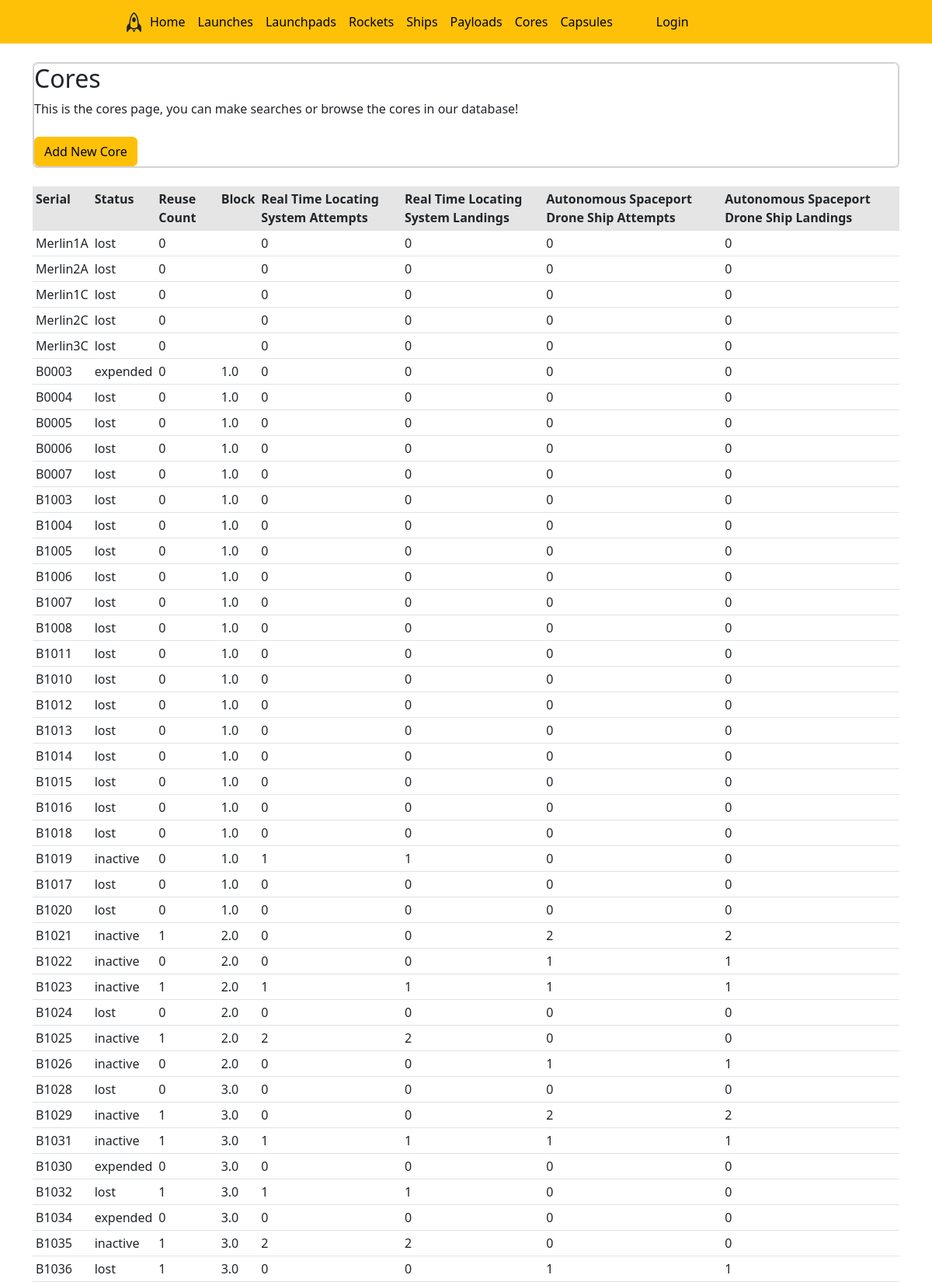
/cores (upper part), run on the app's committed database.
### tables this page shows
CREATE TABLE cores (core_id TEXT PRIMARY KEY, serial TEXT, status TEXT, reuse_count INTEGER, block REAL, rtls_attempts INTEGER, rtls_landings INTEGER, asds_attempts INTEGER, asds_landings INTEGER);

### website/views.py (the view)
@views.route('/cores', methods=['GET', 'POST'])
def cores():
    core_data = database.get_cores()
    return render_template("cores.html", cores=core_data, formAddCore = forms.CoresForm())

### website/database.py (called while the page is built)
def get_cores():
    with sqlite3.connect(db_location) as con:
        con.row_factory = sqlite3.Row
        cur = con.cursor()
        return cur.execute(
            "SELECT * FROM cores"
            ).fetchall()

### website/templates/cores.html (shortened to what this page needs)
{% extends "base.html" %}
{% block content %}
<br/>
<div class = "card">
    <div class = "card body">
        <h2 class = "card-title"> Cores </h2>
        <div class = "card-text" >
            This is the cores page, you can make searches or browse the cores in our database!
            <br/> <br/>
            <button type="button" class="btn btn-warning btn" data-toggle="modal" data-target="#add-core-modal">
                Add New Core
            </button>
        </div>
    </div>
</div>
<br/>
<table class = "table table-hover table-sm">
    <tr class = "table-active">
        <th>Serial</th>
        <th>Status</th>
        <th>Reuse Count</th>
        <th>Block</th>
        <th>Real Time Locating System Attempts</th>
        <th>Real Time Locating System Landings</th>
        <th>Autonomous Spaceport Drone Ship Attempts</th>
        <th>Autonomous Spaceport Drone Ship Landings</th>
    </tr>
    {% for core in cores %}
    <tr class>
        <td>
            {{core["serial"]}}
        </td>
        <td>
            {{core["status"]}}
        </td>
        <td>
            {{core["reuse_count"]}}
        </td>
        <td>
            {{core["block"]}}
        </td>
        <td>
            {{core["rtls_attempts"]}}
        </td>
        <td>
            {{core["rtls_landings"]}}
        </td>
        <td>
            {{core["asds_attempts"]}}
        </td>
        <td>
            {{core["asds_landings"]}}
        </td>
    </tr>
    {% endfor %}
</table>
{% endblock %}

### data on the page
cores: serial "Merlin1A", status "lost", reuse_count "0", rtls_attempts "0", rtls_landings "0", asds_attempts "0", asds_landings "0"
cores: serial "Merlin2A", status "lost", reuse_count "0", rtls_attempts "0", rtls_landings "0", asds_attempts "0", asds_landings "0"
cores: serial "Merlin1C", status "lost", reuse_count "0", rtls_attempts "0", rtls_landings "0", asds_attempts "0", asds_landings "0"
cores: serial "Merlin2C", status "lost", reuse_count "0", rtls_attempts "0", rtls_landings "0", asds_attempts "0", asds_landings "0"
cores: serial "Merlin3C", status "lost", reuse_count "0", rtls_attempts "0", rtls_landings "0", asds_attempts "0", asds_landings "0"
cores: serial "B0003", status "expended", reuse_count "0", block "1.0", rtls_attempts "0", rtls_landings "0", asds_attempts "0", asds_landings "0"
cores: serial "B0004", status "lost", reuse_count "0", block "1.0", rtls_attempts "0", rtls_landings "0", asds_attempts "0", asds_landings "0"
cores: serial "B0005", status "lost", reuse_count "0", block "1.0", rtls_attempts "0", rtls_landings "0", asds_attempts "0", asds_landings "0"
cores: serial "B0006", status "lost", reuse_count "0", block "1.0", rtls_attempts "0", rtls_landings "0", asds_attempts "0", asds_landings "0"
cores: serial "B0007", status "lost", reuse_count "0", block "1.0", rtls_attempts "0", rtls_landings "0", asds_attempts "0", asds_landings "0"
cores: serial "B1003", status "lost", reuse_count "0", block "1.0", rtls_attempts "0", rtls_landings "0", asds_attempts "0", asds_landings "0"
cores: serial "B1004", status "lost", reuse_count "0", block "1.0", rtls_attempts "0", rtls_landings "0", asds_attempts "0", asds_landings "0"
cores: serial "B1005", status "lost", reuse_count "0", block "1.0", rtls_attempts "0", rtls_landings "0", asds_attempts "0", asds_landings "0"
cores: serial "B1006", status "lost", reuse_count "0", block "1.0", rtls_attempts "0", rtls_landings "0", asds_attempts "0", asds_landings "0"
cores: serial "B1007", status "lost", reuse_count "0", block "1.0", rtls_attempts "0", rtls_landings "0", asds_attempts "0", asds_landings "0"
cores: serial "B1008", status "lost", reuse_count "0", block "1.0", rtls_attempts "0", rtls_landings "0", asds_attempts "0", asds_landings "0"
cores: serial "B1011", status "lost", reuse_count "0", block "1.0", rtls_attempts "0", rtls_landings "0", asds_attempts "0", asds_landings "0"
cores: serial "B1010", status "lost", reuse_count "0", block "1.0", rtls_attempts "0", rtls_landings "0", asds_attempts "0", asds_landings "0"
cores: serial "B1012", status "lost", reuse_count "0", block "1.0", rtls_attempts "0", rtls_landings "0", asds_attempts "0", asds_landings "0"
cores: serial "B1013", status "lost", reuse_count "0", block "1.0", rtls_attempts "0", rtls_landings "0", asds_attempts "0", asds_landings "0"
cores: serial "B1014", status "lost", reuse_count "0", block "1.0", rtls_attempts "0", rtls_landings "0", asds_attempts "0", asds_landings "0"
cores: serial "B1015", status "lost", reuse_count "0", block "1.0", rtls_attempts "0", rtls_landings "0", asds_attempts "0", asds_landings "0"
cores: serial "B1016", status "lost", reuse_count "0", block "1.0", rtls_attempts "0", rtls_landings "0", asds_attempts "0", asds_landings "0"
cores: serial "B1018", status "lost", reuse_count "0", block "1.0", rtls_attempts "0", rtls_landings "0", asds_attempts "0", asds_landings "0"
cores: serial "B1019", status "inactive", reuse_count "0", block "1.0", rtls_attempts "1", rtls_landings "1", asds_attempts "0", asds_landings "0"
cores: serial "B1017", status "lost", reuse_count "0", block "1.0", rtls_attempts "0", rtls_landings "0", asds_attempts "0", asds_landings "0"
cores: serial "B1020", status "lost", reuse_count "0", block "1.0", rtls_attempts "0", rtls_landings "0", asds_attempts "0", asds_landings "0"
cores: serial "B1021", status "inactive", reuse_count "1", block "2.0", rtls_attempts "0", rtls_landings "0", asds_attempts "2", asds_landings "2"
cores: serial "B1022", status "inactive", reuse_count "0", block "2.0", rtls_attempts "0", rtls_landings "0", asds_attempts "1", asds_landings "1"
cores: serial "B1023", status "inactive", reuse_count "1", block "2.0", rtls_attempts "1", rtls_landings "1", asds_attempts "1", asds_landings "1"
cores: serial "B1024", status "lost", reuse_count "0", block "2.0", rtls_attempts "0", rtls_landings "0", asds_attempts "0", asds_landings "0"
cores: serial "B1025", status "inactive", reuse_count "1", block "2.0", rtls_attempts "2", rtls_landings "2", asds_attempts "0", asds_landings "0"
cores: serial "B1026", status "inactive", reuse_count "0", block "2.0", rtls_attempts "0", rtls_landings "0", asds_attempts "1", asds_landings "1"
cores: serial "B1028", status "lost", reuse_count "0", block "3.0", rtls_attempts "0", rtls_landings "0", asds_attempts "0", asds_landings "0"
cores: serial "B1029", status "inactive", reuse_count "1", block "3.0", rtls_attempts "0", rtls_landings "0", asds_attempts "2", asds_landings "2"
cores: serial "B1031", status "inactive", reuse_count "1", block "3.0", rtls_attempts "1", rtls_landings "1", asds_attempts "1", asds_landings "1"
cores: serial "B1030", status "expended", reuse_count "0", block "3.0", rtls_attempts "0", rtls_landings "0", asds_attempts "0", asds_landings "0"
cores: serial "B1032", status "lost", reuse_count "1", block "3.0", rtls_attempts "1", rtls_landings "1", asds_attempts "0", asds_landings "0"
cores: serial "B1034", status "expended", reuse_count "0", block "3.0", rtls_attempts "0", rtls_landings "0", asds_attempts "0", asds_landings "0"
cores: serial "B1035", status "inactive", reuse_count "1", block "3.0", rtls_attempts "2", rtls_landings "2", asds_attempts "0", asds_landings "0"
cores: serial "B1036", status "lost", reuse_count "1", block "3.0", rtls_attempts "0", rtls_landings "0", asds_attempts "1", asds_landings "1"
